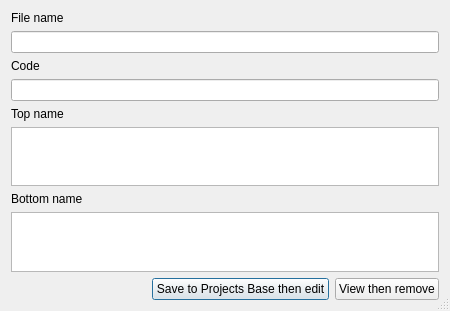
<?xml version="1.0" encoding="UTF-8"?>
<ui version="4.0">
 <class>EnterSaveName</class>
 <widget class="QDialog" name="EnterSaveName">
  <property name="geometry">
   <rect>
    <x>0</x>
    <y>0</y>
    <width>450</width>
    <height>311</height>
   </rect>
  </property>
  <property name="windowTitle">
   <string>Save to Projects Base</string>
  </property>
  <property name="locale">
   <locale language="English" country="UnitedStates"/>
  </property>
  <property name="sizeGripEnabled">
   <bool>true</bool>
  </property>
  <layout class="QVBoxLayout" name="verticalLayout_5">
   <item>
    <layout class="QVBoxLayout" name="verticalLayout">
     <item>
      <widget class="QLabel" name="label">
       <property name="text">
        <string>File name</string>
       </property>
      </widget>
     </item>
     <item>
      <widget class="QLineEdit" name="lFilename"/>
     </item>
    </layout>
   </item>
   <item>
    <layout class="QVBoxLayout" name="verticalLayout_2">
     <item>
      <widget class="QLabel" name="label_2">
       <property name="text">
        <string>Code</string>
       </property>
      </widget>
     </item>
     <item>
      <widget class="QLineEdit" name="lCode"/>
     </item>
    </layout>
   </item>
   <item>
    <layout class="QVBoxLayout" name="verticalLayout_3">
     <item>
      <widget class="QLabel" name="label_3">
       <property name="text">
        <string>Top name</string>
       </property>
      </widget>
     </item>
     <item>
      <widget class="QPlainTextEdit" name="lNameTop">
       <property name="sizePolicy">
        <sizepolicy hsizetype="MinimumExpanding" vsizetype="Expanding">
         <horstretch>0</horstretch>
         <verstretch>0</verstretch>
        </sizepolicy>
       </property>
       <property name="minimumSize">
        <size>
         <width>0</width>
         <height>30</height>
        </size>
       </property>
      </widget>
     </item>
    </layout>
   </item>
   <item>
    <layout class="QVBoxLayout" name="verticalLayout_4">
     <item>
      <widget class="QLabel" name="label_4">
       <property name="text">
        <string>Bottom name</string>
       </property>
      </widget>
     </item>
     <item>
      <widget class="QPlainTextEdit" name="lName">
       <property name="sizePolicy">
        <sizepolicy hsizetype="MinimumExpanding" vsizetype="Expanding">
         <horstretch>0</horstretch>
         <verstretch>0</verstretch>
        </sizepolicy>
       </property>
       <property name="minimumSize">
        <size>
         <width>0</width>
         <height>30</height>
        </size>
       </property>
      </widget>
     </item>
    </layout>
   </item>
   <item>
    <layout class="QHBoxLayout" name="horizontalLayout">
     <item>
      <spacer name="horizontalSpacer_2">
       <property name="orientation">
        <enum>Qt::Horizontal</enum>
       </property>
       <property name="sizeHint" stdset="0">
        <size>
         <width>40</width>
         <height>20</height>
        </size>
       </property>
      </spacer>
     </item>
     <item>
      <widget class="QPushButton" name="pbOK">
       <property name="text">
        <string>Save to Projects Base then edit</string>
       </property>
       <property name="default">
        <bool>true</bool>
       </property>
      </widget>
     </item>
     <item>
      <spacer name="horizontalSpacer">
       <property name="orientation">
        <enum>Qt::Horizontal</enum>
       </property>
       <property name="sizeType">
        <enum>QSizePolicy::Fixed</enum>
       </property>
       <property name="sizeHint" stdset="0">
        <size>
         <width>0</width>
         <height>20</height>
        </size>
       </property>
      </spacer>
     </item>
     <item>
      <widget class="QPushButton" name="pbCancel">
       <property name="text">
        <string>View then remove</string>
       </property>
      </widget>
     </item>
    </layout>
   </item>
  </layout>
 </widget>
 <resources/>
 <connections/>
</ui>
